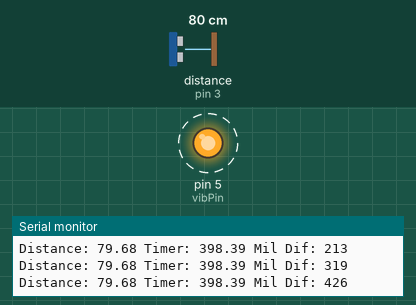
Recording of a sketch running on a simulated Arduino Uno, built with avr-gcc and run on an emulated ATmega328P. Shown: output pins drawn as LEDs (lit = HIGH), the last lines printed to the serial monitor. Wiring (inferred from the names in the program): ultrasonic range finder: trigger pin 4; echo pin 3. Dashed ring = blinking. The test bench sets the inputs (shaded band); at power-on: distance to the obstacle (sensor on pin 3) 80 cm. The echo pulse lasts 58.3 µs per cm; pins used as bus, display or sensor lines are not drawn.

Above: at 0.91 s.
1.3 s: distance to the obstacle (sensor on pin 3) set to 18 cm
At 1.54 s:
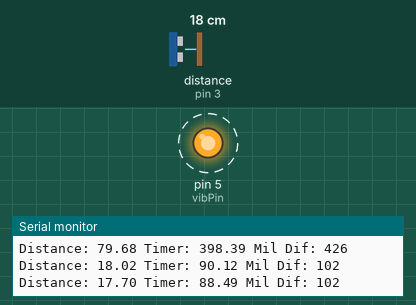
4.3 s: distance to the obstacle (sensor on pin 3) set to 195 cm
At 6.35 s:
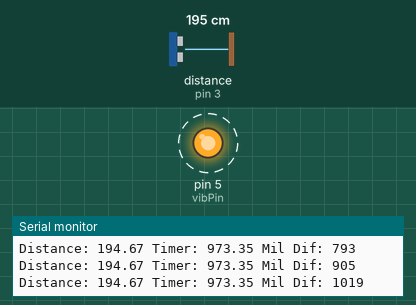
6.7 s: distance to the obstacle (sensor on pin 3) set to 203 cm
At 7.4 s:
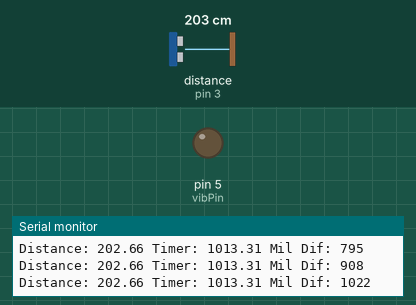
8.2 s: distance to the obstacle (sensor on pin 3) set to 35 cm
At 8.48 s:
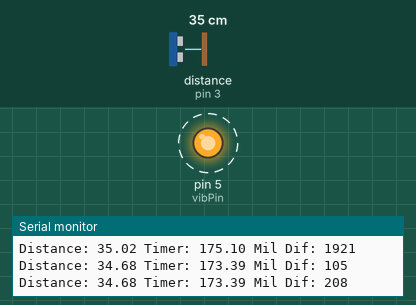
11.2 s: distance to the obstacle (sensor on pin 3) set to 250 cm
At 11.2 s:
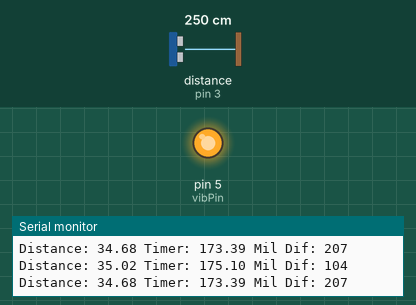
Timing chart, 0 to 13.7 s (numbered marks = the images above; inputs shaded):
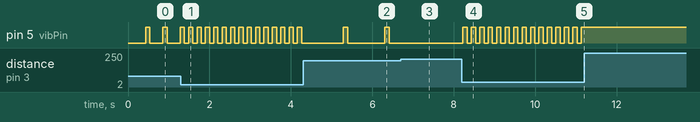

Measured:
- the behaviour switches between 200 and 201 cm on distance to the obstacle (sensor on pin 3) (found by bisection; images 2 and 3)
- after the input at 1.3 s, pin 5 (vibPin): alternates HIGH for 0.10 s and LOW for 0.10 s, starting after 0.19 s
- after the input at 4.3 s, pin 5 (vibPin): alternates HIGH for 0.11 s and LOW for 0.91 s, starting after 0.98 s
- after the input at 6.7 s, pin 5 (vibPin): stays LOW (without the input it goes to HIGH after 0.62 s)
- after the input at 8.2 s, pin 5 (vibPin): alternates HIGH for 0.10 s and LOW for 0.10 s, starting at once
- after the input at 11.2 s, pin 5 (vibPin): stops changing and stays HIGH
- by itself, pin 5 (vibPin): alternates HIGH for 0.11 s and LOW for 0.32 s

The sketch:

sonichand.ino
```cpp
const int trigPin = 4;
const int echoPin = 3;
const int vibPin = 5;
int vibState = LOW;


unsigned long previousMillis = 0;        // will store last time was updated

float duration, distance, timer;


void setup() {
  pinMode(trigPin, OUTPUT);
  pinMode(echoPin, INPUT);
  pinMode(vibPin, OUTPUT);
  Serial.begin(9600);
}

void loop() {
  digitalWrite(trigPin, LOW);
  delayMicroseconds(2);
  digitalWrite(trigPin, HIGH);
  delayMicroseconds(10);
  digitalWrite(trigPin, LOW);

  duration = pulseIn(echoPin, HIGH);
  distance = (duration*.0343)/2;
  timer = distance*5;

  unsigned long currentMillis = millis();  //how long in mils

  Serial.print("Distance: ");
  Serial.print(distance);
  Serial.print(" Timer: ");
  Serial.print(timer);
 Serial.print(" Mil Dif: ");
 Serial.println(currentMillis - previousMillis);

  if (distance < 200) {
   //Attempt one
    if (currentMillis - previousMillis >= timer) {
      // save the last time
      previousMillis = currentMillis;

    if (vibState == LOW) {
      vibState = HIGH;
    } else {
      vibState = LOW;
    }

  } else { vibState = LOW;}

digitalWrite(vibPin, vibState);


}


 delay(100);
}
```
